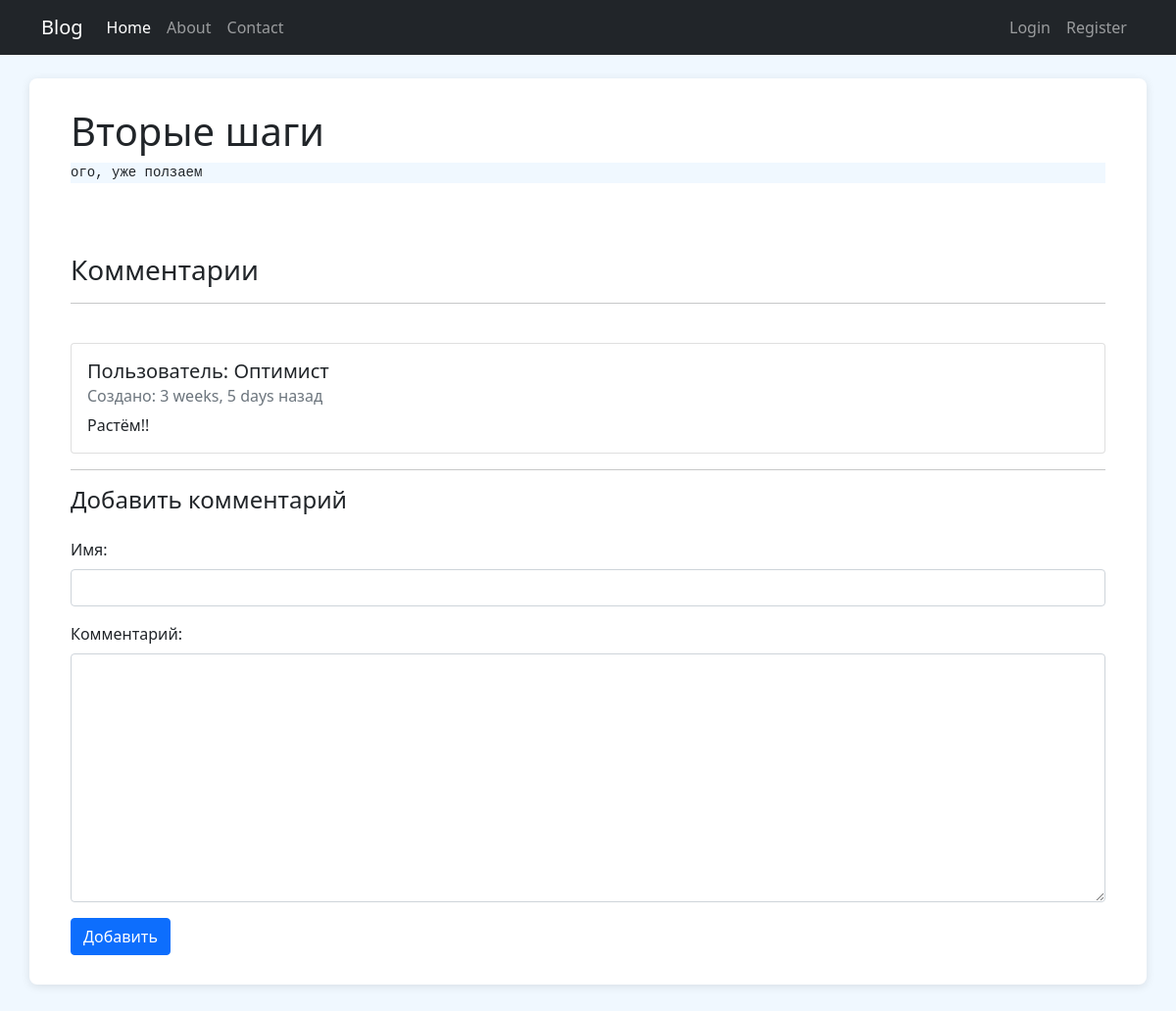
Page /blog/article/2/ on the committed database.
### blog/models.py (models this page shows, shortened)
class Article(models.Model):
    title = models.CharField(max_length=200)
    text = models.TextField()
    user = models.ForeignKey(User,on_delete=models.CASCADE);

class Comment(models.Model):
    article = models.ForeignKey(Article, on_delete=models.CASCADE)
    name = models.CharField(max_length=100)
    comment = models.TextField(max_length=400)
    created_on = models.DateTimeField(auto_now_add=True)
    class Meta:
        ordering = ['created_on']

### blog/views.py (the view)
# urls.py: re_path(r'article/(?P<article_id>\d+)/$', views.show_article, name='article'),
def show_article(request, article_id):
    article = get_object_or_404(Article, id=article_id) #Получаем статью или 404 ошибку
    if request.method == "POST":
        form = CommentForm(request.POST) #Получаем данные из формы
        if form.is_valid(): #Проверяем валидность формы
            if request.user.is_authenticated: #Проверяем авторизацию пользователя
                form.cleaned_data["article"] = article #Добавляем ключ и значение статьи
                try:
                    Comment.objects.create(**form.cleaned_data) #Создаем новую запись в таблицу
                    return redirect('article', article_id) #Обновляем страницу со статьей
                except Exception as Ex:
                    print(Ex)
                    form.add_error(None, 'Ошибка добавления коммента')
            else:
                return redirect("login")
    else:
        form = CommentForm()
    return render(request, 'blog/article.html', {'article': article, 'comment': article.comment_set.all, 'form': form})

### blog/forms.py
class CommentForm(ModelForm):
    class Meta:
        model = Comment
        fields = ['name', 'comment']

### blog/templatetags/form_tags.py (called while the page is built)
@register.filter(name='add_class')
def add_class(value, arg):
    return value.as_widget(attrs={'class': arg})

### blog/templates/blog/article.html (shortened to what this page needs)
{% extends 'blog/base.html' %}
{% load form_tags %}
{% block content %}
    <div class="container">
        <h1>{{ article.title }}</h1>
        <div class="mb-4">
            <pre>{{ article.text }}</pre>
        </div>
        <br><br>
        <h3>Комментарии</h3>
        <hr><br>
        {% for com in comment %}
            <div class="card mb-3">
                <div class="card-body">
                    <h5 class="card-title">Пользователь: {{ com.name }}</h5>
                    <h6 class="card-subtitle mb-2 text-muted">Создано: {{ com.created_on|timesince }} назад</h6>
                    <p class="card-text">{{ com.comment }}</p>
                </div>
            </div>
        {% empty %}
            <p>Пока нет комментариев.</p>
        {% endfor %}
        <hr>
        <h4>Добавить комментарий</h4>
        <form method="post" class="mt-4">
            <div class="mb-3">
                <label for="id_name" class="form-label">Имя:</label>
                {{ form.name|add_class:"form-control" }}
            </div>
            <div class="mb-3">
                <label for="id_comment" class="form-label">Комментарий:</label>
                {{ form.comment|add_class:"form-control" }}
            </div>
            <button type="submit" class="btn btn-primary">Добавить</button>
        </form>
    </div>
{% endblock %}

### blog/static/blog/style.css (style rules this page uses)
body { background-color: #f0f8ff; }
pre { background-color: #f0f8ff; }

### rows in the picture
Article: title "Вторые шаги", text "ого, уже ползаем"
Comment: name "Оптимист", created_on "3 weeks, 5 days", comment "Растём!!"
